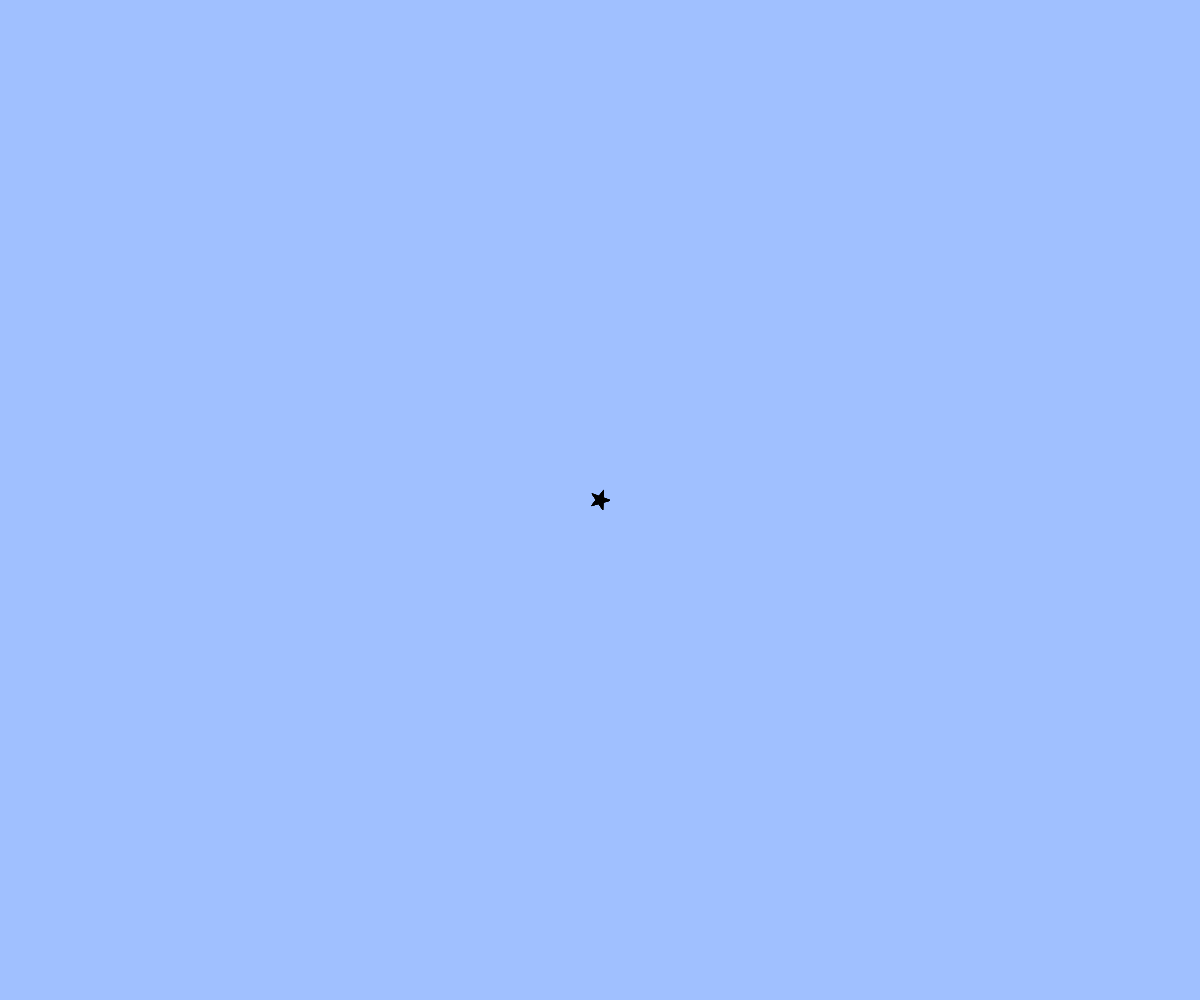
Frame 1 (no input)
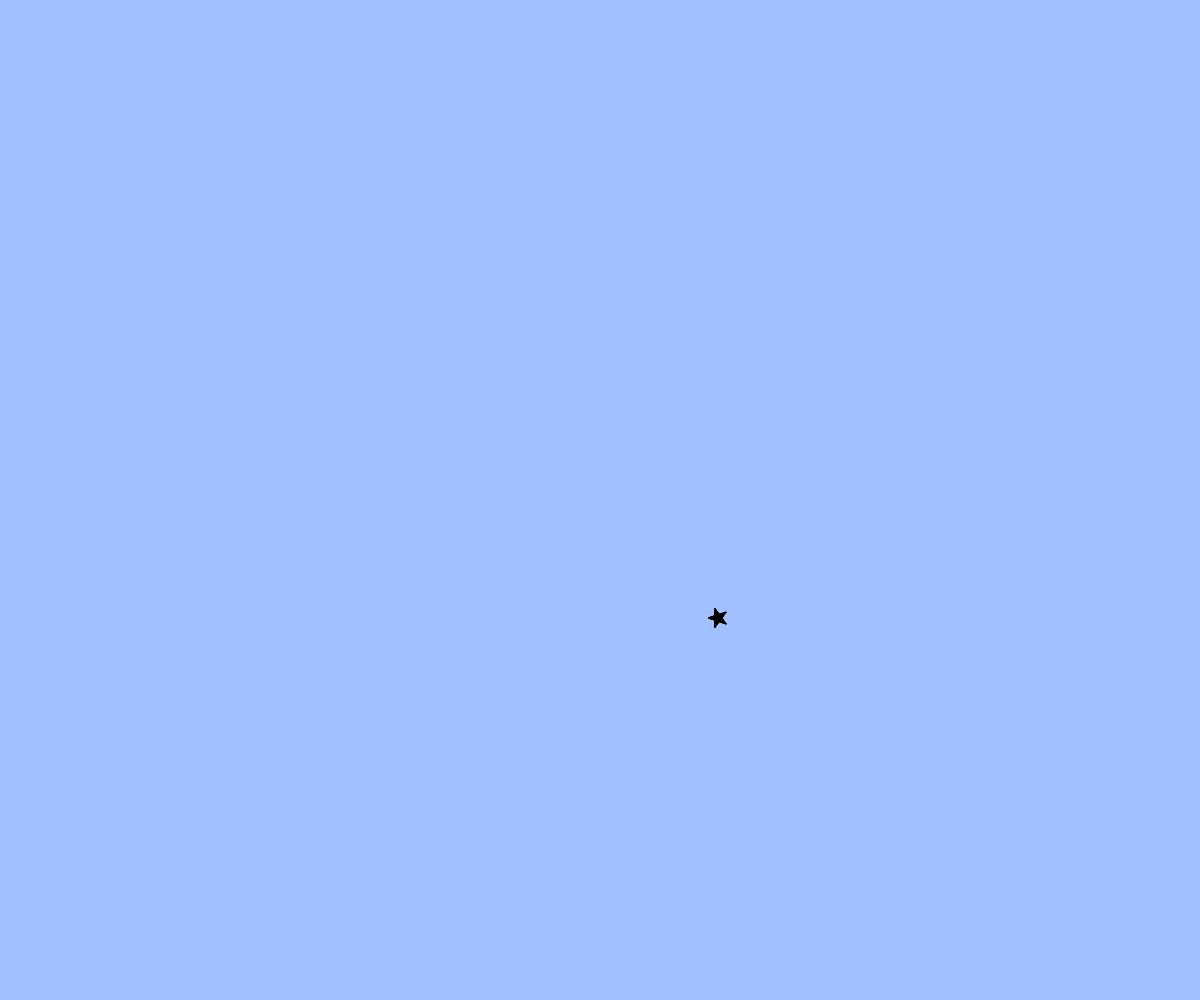
Frame 60 (no input)
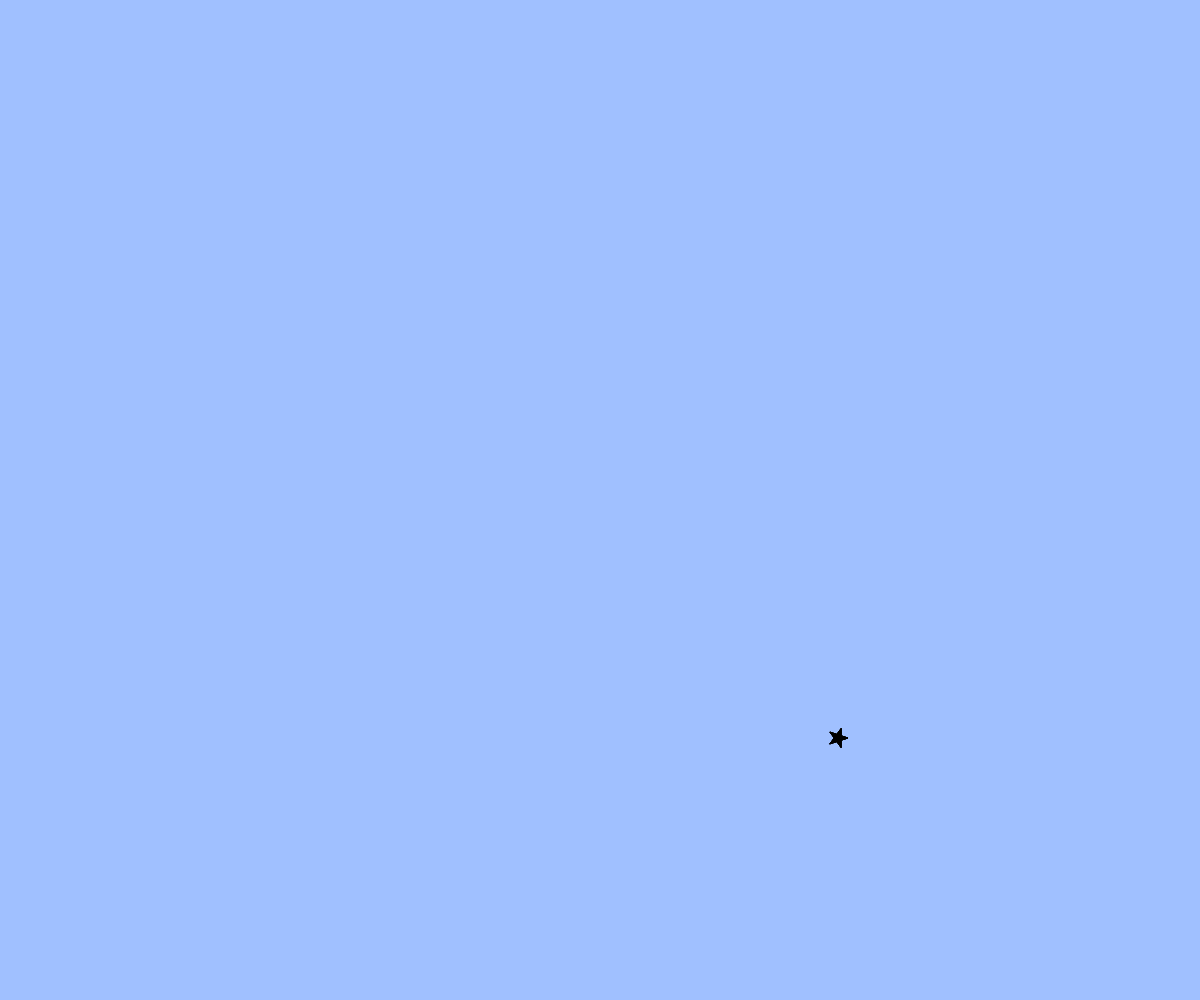
Frame 120 (the mouse pressed at the canvas centre since frame 60)

The p5.js sketch that drew these frames (run headless with seeded random() and noise() and a simulated clock; from frame 60 on, the mouse is pressed at the canvas centre):

// p5.js sketch
// ── sketch.js
// テキスト「アニメーション」
let x, y, vx, vy;

function setup(){
  createCanvas(windowWidth, windowHeight);
  x = width / 2;
  y = height / 2;
  angle=PI/9;
  vx = 8;
  vy = 8;
  fill(0);
}

function draw(){
  background(160, 192, 255);
  star(x,y,10,angle);
  x+=2;
  y+=2;
  angle+=PI/100;

  // 端の処理パターン (1) 反対側から出てくる
  if(x > width){ x = 0; }
  else if(x < 0){ x = width; }
  if(y > height){ y = 0; }
  if(y < 0){ y = height; }
}

function star(cx, cy, r, angle){
  beginShape();
  for(var i = 0; i < 20; i++){
    var theta = TWO_PI * i * 2 / 5 - HALF_PI+angle;
    // BLANK[1] (hint: angle 分だけ星を回転させるには？)
    var x = cx + cos(theta) * r;
    var y = cy + sin(theta) * r;
    vertex(x,y);
  }
  endShape(CLOSE);
}

function windowResized(){
  resizeCanvas(windowWidth, windowHeight);
}
